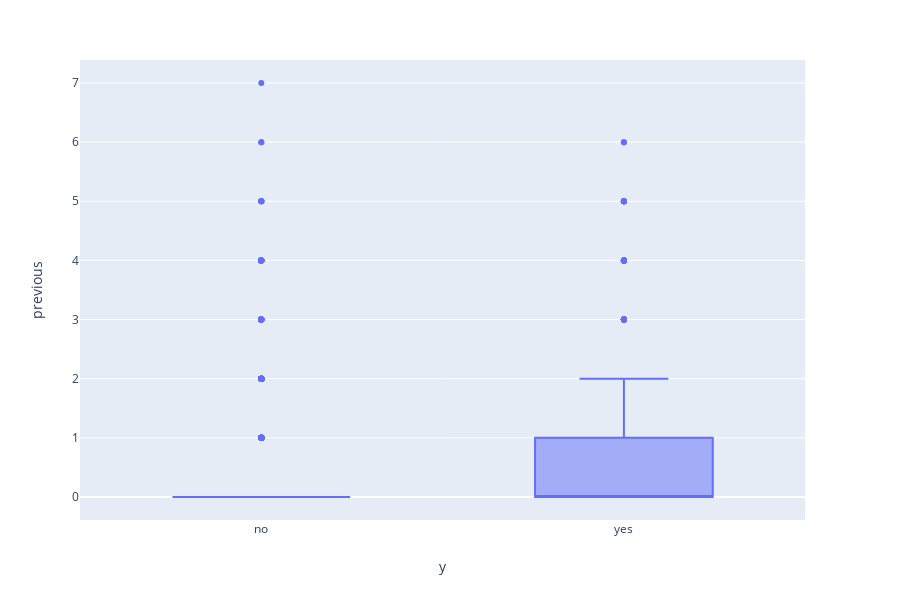

The notebook cell this image was saved under:
### Markdown cell above
#### Subscription and Number of Contact on Previous Campaign

### Code cell
fig_previous = px.box(bank_mkt_3, y="previous",x= "y")
fig_previous.show()

### Figure 1 — Plotly figure (JSON) as saved in the notebook; plotly's stock layout.template omitted (floating-point values rounded to 4 significant figures; data arrays with more than 128 entries replaced by an {"elided": "..."} marker saying what was removed)
{"data": [{"alignmentgroup": "True", "hoverlabel": {"namelength": 0}, "hovertemplate": "y=%{x}<br>previous=%{y}", "legendgroup": "", "marker": {"color": "#636efa"}, "name": "", "notched": false, "offsetgroup": "", "orientation": "v", "showlegend": false, "type": "box", "x": {"elided": "30478 str values"}, "x0": " ", "xaxis": "x", "y": {"elided": "30478 int values"}, "y0": " ", "yaxis": "y"}], "layout": {"boxmode": "group", "height": 600, "legend": {"tracegroupgap": 0}, "margin": {"t": 60}, "xaxis": {"anchor": "y", "domain": [0, 0.98], "title": {"text": "y"}}, "yaxis": {"anchor": "x", "domain": [0, 1], "title": {"text": "previous"}}}}
